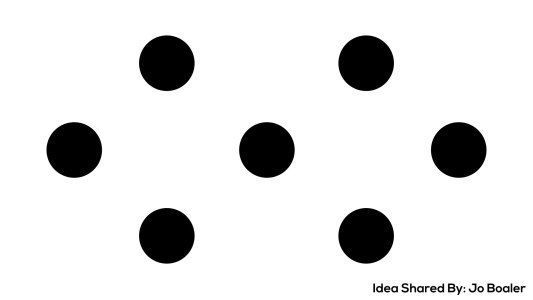
#> input picture Image_P/dot2.jpg, 533 x 300 px
$ python PowerLawTransform.py
#> lines starting #> are read from the running program, lines starting #| are printed output that depends on the picture
import cv2
import numpy as np
import matplotlib.pyplot as pyp

im = cv2.imread('dot2.jpg')
#> im is the input picture: shape (300, 533, 3); min 0, max 255, mean 227.1
image = cv2.resize(im, (200, 200))
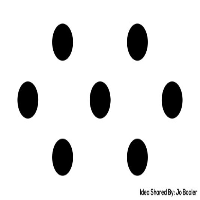
#> image: shape (200, 200, 3); min 0, max 255, mean 227.1
img = np.zeros(image.shape,image.dtype);
img1 = np.zeros(image.shape,image.dtype);  # Null pixel value
img2 = np.zeros(image.shape,image.dtype);

# For Power Law transform we know that s=cr^gamma
# where c and r is constant
c = 1
gamma=1
#img = c * np.uint8(image) ** 1  # gamma=1 then the image will be linear..Output will be same as the input
for i in range(image.shape[0]):
    for j in range(image.shape[1]):
        img[i][j]=c*image[i][j]**gamma
gamma=.8
for i in range(image.shape[0]):     #gamma<1: a narrow range of dark or low intensity pixel values in the input image get mapped
    for j in range(image.shape[1]):
        img1[i][j]=c*image[i][j]**gamma
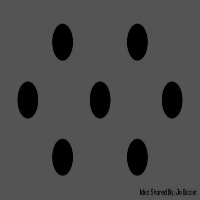
#> img1: shape (200, 200, 3); min 0, max 84, mean 74.9

#gamma>1: a range of bright or high intensity pixel values in the input image get mapped
gamma=1.1
for i in range(image.shape[0]):
    for j in range(image.shape[1]):
        img2[i][j]=c*image[i][j]**gamma
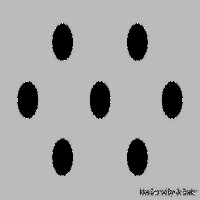
#> img2: shape (200, 200, 3); min 0, max 254, mean 166.6
# cv2.imshow('Gamma',img2)
# cv2.waitKey(0)
pyp.figure('Power Law Transformation')
pyp.subplot(2,2,1).set_title('Orginal Image')
pyp.imshow(image)

pyp.subplot(2,2,2).set_title('Gamma=1')  #Showing Image as ploating
pyp.imshow(img)

pyp.subplot(2,2,3).set_title('Gamma=.5')
pyp.imshow(img1)

pyp.subplot(2,2,4).set_title('Gamma=1.1')
pyp.imshow(img2)

pyp.show()
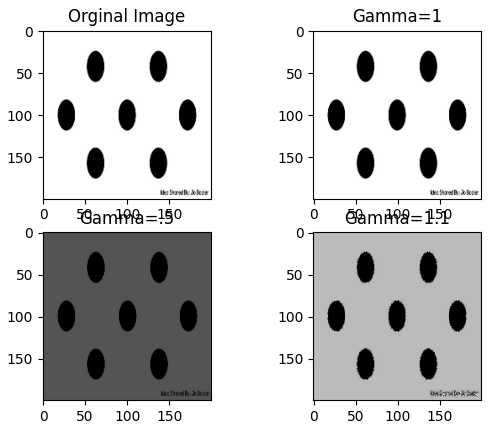
#> figure drawn by matplotlib, 4 panels

k = cv2.waitKey(0)
#> (key Esc is pressed here)
if k == 27:
    cv2.destroyAllWindows()

$ run again, with Image_P/dot1.jpg copied over Image_P/dot2.jpg
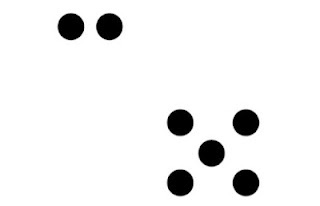
#> input picture Image_P/dot1.jpg, 320 x 206 px
#> im is the input picture: shape (206, 320, 3); min 0, max 255, mean 239.9
#> after the loop `for i in range(image.shape[0]):`:
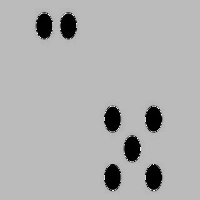
#> img2: shape (200, 200, 3); min 0, max 254, mean 175.9
#> `pyp.show()`:
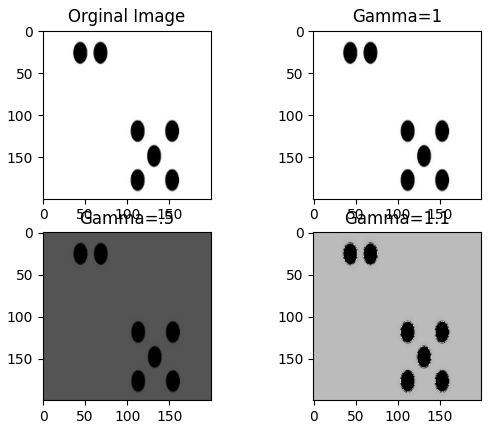
#> figure drawn by matplotlib, 4 panels
